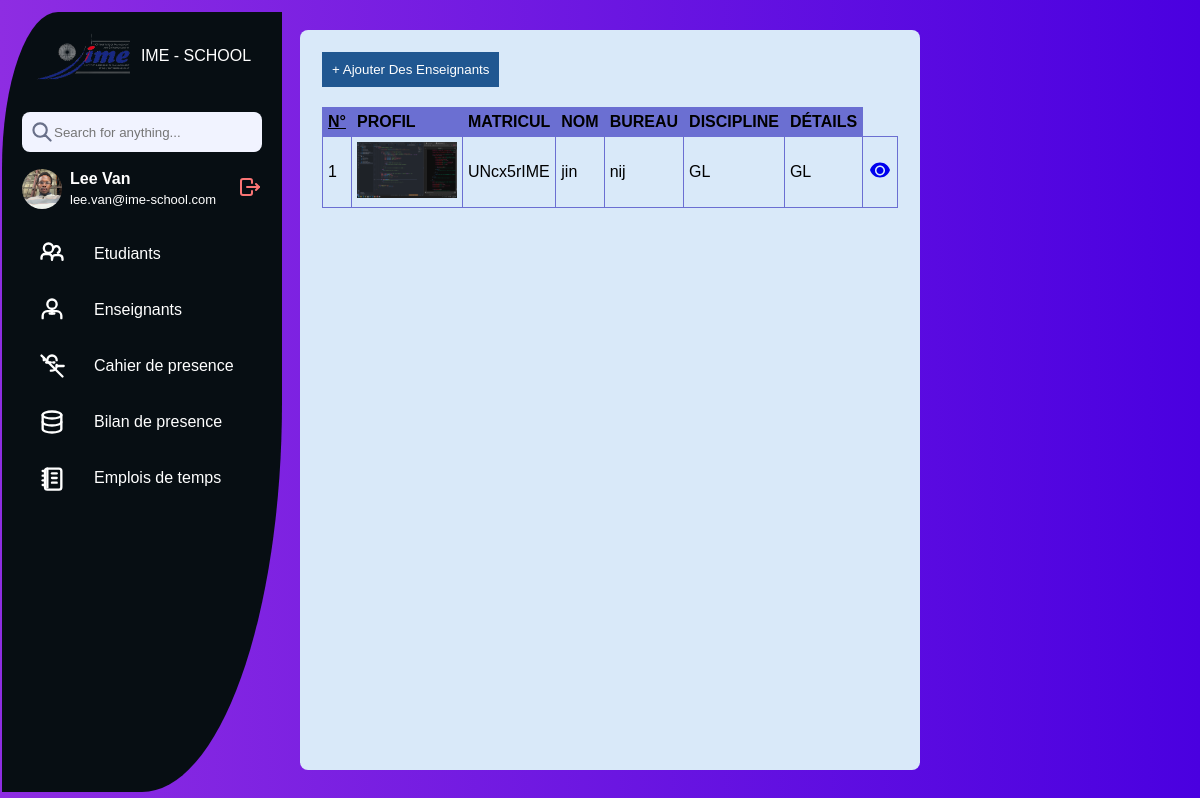
Screenshot of /pages/Enseignants/enseignant.php with the database file from the repository.
### tables this page shows
CREATE TABLE `enseignant` (
  `id` int(11) NOT NULL,
  `matricul` varchar(255) NOT NULL,
  `nom` varchar(255) NOT NULL,
  `prenom` varchar(255) NOT NULL,
  `date_nais` date NOT NULL,
  `telephone` varchar(255) NOT NULL,
  `email` varchar(255) NOT NULL,
  `bureau` varchar(255) NOT NULL,
  `departement` varchar(255) NOT NULL,
  `discipline` varchar(255) NOT NULL,
  `image` varchar(255) NOT NULL
);

### pages/Enseignants/enseignant.php (the view, shortened to what this page needs)
<!DOCTYPE html>
<html lang="fr">
<head>
    <link rel="stylesheet" href="style_enseignant.css">
</head>
<body>
    <aside>
        <div class="sidebar-top">
            <a href="#" class="logo__wrapper">
                <img src="../../assets/images/imelogos.png" alt="Logo" class="logo-small">
                <span class="hide">
                IME - SCHOOL
                </span>
            </a>
        </div>
        <div class="search__wrapper">
            <input type="search" placeholder="Search for anything...">
        </div>
        <div class="user-info">
            <div class="sidebar__profile">
                <div class="avatar__wrapper">
                    <img class="avatar" src="../../assets/images/leevan.jpg" alt="Joe Doe Picture">
            </div>
            <section class="avatar__name hide">
                <div class="user-name">Lee Van</div>
                <div class="email">lee.van@ime-school.com</div>
            </section>
            <a href="#logout" class="logout">
            </a>
        </div>
        <div class="sidebar-links">
            <ul class="menu">
            <li>
              <a href="../Etudiants/etudiant.php" title="Sector" class="tooltip" class="menu-button active" onclick="handleClick(this)">
                  <span class="link hide">Etudiants</span>
              </a>
          </li>
          <li>
            <a href="../Enseignants/enseignant.php" title="Absence" class="tooltip" class="menu-button" onclick="handleClick(this)">
                <span class="link hide">Enseignants</span>
            </a>
          </li>
          <li>
            <a href="../Cahier_de_presence/cahier_de_presence.php" title="Users" class="tooltip" class="menu-button" onclick="handleClick(this)">
              <span class="link hide">Cahier de presence</span>
            </a>
          </li>
          <li>
            <a href="../Bilan_de_presence/bilan_de_presence.php" title="teacher" class="tooltip" class="menu-button" onclick="handleClick(this)">
              <span class="link hide">Bilan de presence</span>
            </a>
          </li>
          <li>
            <a href="../Emplois_de_temps/Emplois_de_temps.php" title="sector with manage presence" class="tooltip" class="menu-button" onclick="handleClick(this)">
              <span class="link hide">Emplois de temps</span>
            </a>
          </li>
            </ul>
        </div>
    </aside>
    <main>
        <div class="container">
          <button id="openModalBtn" class="add-attendance" >+ Ajouter Des Enseignants</button>
          <div id="allStudentsContent">
              <table class="students-table">
                <thead>
                    <tr style="font-family: sans-serif sans-serif; font-weight: bold; text-transform: uppercase;">
                        <th><U>N°</U></th>
                        <th>Profil</th>
                        <th>Matricul</th>
                        <th>Nom</th>
                        <th>Bureau</th>
                        <th>Discipline</th>
                        <th>Détails</th>
                    </tr>
                </thead>
                <tbody>
                <?php
                  $dsn = 'mysql:host=localhost;dbname=campus_school';
                  $username = 'root';
                  $password = '';
                  try {
                      $pdo = new PDO($dsn, $username, $password);
                      $pdo->setAttribute(PDO::ATTR_ERRMODE, PDO::ERRMODE_EXCEPTION);
                      $sql = "SELECT * FROM enseignant";
                      $stmt = $pdo->prepare($sql);
                      $stmt->execute();
                      $counter = 1;
                      while ($row = $stmt->fetch(PDO::FETCH_ASSOC)) {
                          echo "<tr>";
                          echo "<td>" . $counter++ . "</td>";
                          echo "<td><img src='{$row['image']}' width='100' alt='Image de profil'></td>";
                          echo "<td>" . htmlspecialchars($row['matricul']) . "</td>";
                          echo "<td>" . htmlspecialchars($row['nom']) . "</td>";
                          echo "<td>" . htmlspecialchars($row['prenom']) . "</td>";
                          echo "<td>" . htmlspecialchars($row['bureau']) . "</td>";
                          echo "<td>" . htmlspecialchars($row['discipline']) . "</td>";
                          echo "<td><a href='profile.php?id=" . htmlspecialchars($row['id']) . "'><svg width='24' height='24' viewBox='0 0 24 24' fill='none' xmlns='http://www.w3.org/2000/svg'><path d='M12 4.5C7.5 4.5 3.737 7.252 2 12c1.737 4.748 5.5 7.5 10 7.5s8.263-2.752 10-7.5c-1.737-4.748-5.5-7.5-10-7.5zm0 13c-2.761 0-5-2.239-5-5s2.239-5 5-5 5 2.239 5 5-2.239 5-5 5zm0-8.5c-1.93 0-3.5 1.57-3.5 3.5s1.57 3.5 3.5 3.5 3.5-1.57 3.5-3.5-1.57-3.5-3.5-3.5z' fill='currentColor'/></svg></a></td>";
                          echo "</tr>";
                      }
                  } catch (PDOException $e) {
                      echo "Erreur : " . $e->getMessage();
                  }
                  ?>
                </tbody>
            </table>
          </div>
    </div>
    </main>
</body>
</html>

### pages/Enseignants/style_enseignant.css (style rules this page uses)
:root { --primary-color: #191919; --white: #FFFFFF; --sidebar-primary: #353E47; --sidebar-primary-hover: #353E47; --sidebar-background: #070E13; --background: #F1F3FF; --text-link: #FFFFFF; --headline: #CBD1D8; --expand-button: #353E47; --logout: #FA7575; --primary: #605DFF; --primary-dark: #4a00e0; --primary-light: #5DA8FF; --secondary: #1D1D1D; --social-background: #E9E9E9; --social-background-hover: #dddddd; --text: #1F2346; --white: #FFFFFF; --violet: #8e2de2; }
* { margin: 0; padding: 0; box-sizing: border-box; }
body { font-family: Arial, sans-serif; display: flex; height: 100vh; overflow: hidden; background: var(--violet); background: -webkit-linear-gradient(to right, var(--violet), var(--primary-dark)); background: linear-gradient(to right, var(--violet), var(--primary-dark)); }
aside { background-color: var(--sidebar-background); padding: 20px; margin: 2px; height: calc(100vh - 20px); width: 280px; position: fixed; top: 10px; bottom: 0; overflow-y: auto; border-top-left-radius: 20%; border-bottom-right-radius: 50%; }
main { margin-top: 30px; margin-left: 300px; margin-right: 20px; padding: 20px; background-color: #d9e9f9; height: calc(100vh - 60px); overflow-y: auto; border-radius: 0.5rem; }
.sidebar-top { position: relative; display: flex; align-items: center; justify-content: center; flex-direction: column; overflow: hidden; padding:3 2rem; }
.logo__wrapper { display: flex; align-items: center; color: var(--text-link); font-weight: 10px; text-decoration: none; font-size: 1rem; gap: 0.5rem; padding: 0 0rem; }
.logo-small { height: 48px; width: 100px; overflow: hidden; object-fit: contain; }
.search__wrapper { padding: 0 0; position: relative; margin-top: 2rem; }
.search__wrapper input { background-color: var(--background); height: 2.5rem; width: 100%; border-radius: 0.5rem; padding: 0 0; padding-left: 2rem; flex-grow: 1; outline: none; border: none; }
.sidebar__profile { margin-top: 1rem; display: flex; align-items: center; gap: 0.5rem; flex-direction: row; padding: 0 0; color: var(--text-link); overflow-x: hidden; min-height: 2.6125rem; font-size: 100%; }
.avatar__wrapper { position: relative; display: flex; overflow: hidden; object-fit: hidden; }
.avatar { display: block; width: 2.5rem; height: 2.5rem; object-fit: cover; cursor: pointer; border-radius: 50%; }
.avatar__name { display: flex; flex-direction: column; gap: 0.25rem; white-space: nowrap; animation: fadeIn 0.2s ease-in-out; overflow: hidden; object-fit: hidden; }
.user-name { font-weight: 600; text-align: left; color: var(--text-link); animation: fadeIn 0.2s ease-in-out; overflow: hidden; object-fit: hidden; }
.email { color: var(--text-link); font-size: 0.8125rem; animation: fadeIn 0.2s ease-in-out; overflow: hidden; object-fit: hidden; }
.logout { animation: fadeIn 0.2s ease-in-out; margin-left: auto; overflow: hidden; }
.logout svg { color: var(--logout); overflow: hidden; object-fit: hidden; }
.sidebar-links { margin-top: 1rem; width: 100%; }
.sidebar-links ul { list-style-type: none; position: relative; display: flex; column-gap: 0.5rem; flex-direction: column; margin: 0; padding: 0; }
.sidebar-links li { color: var(--text-link); }
.sidebar-links li svg { stroke: var(--text-link); width: 1.; height: 1.75rem; min-width: 1.75rem; }
.sidebar-links li a { color: var(--text-link); flex-grow: 1; padding: 0 1rem; font-size: 1rem; display: flex; gap: 1.75rem; justify-content: center; align-items: center; height: 3.5rem; text-decoration: none; transition: background-color 0.2s ease-in-out; }
.sidebar-links li a .link { flex-grow: 1; overflow: hidden; white-space: nowrap; animation: fadeIn 0.2s ease-in-out; }
.tooltip { position: relative; }
.container { width: 100%; margin: 0 auto; padding: 2px; }
.add-attendance { background-color: #205791; color: white; padding: 10px 10px; border: none; cursor: pointer; margin-bottom: 20px; }
.students-table { width: 100%; border-collapse: collapse; }
.students-table th, .students-table td { border: 1px solid #6b6fd2; padding: 5px; text-align: left; }
.students-table th { background-color: #6b6fd2; }

### rows the page displays
enseignant: image (picture), matricul "UNcx5rIME", nom "jin", prenom "nij", bureau "GL", discipline "GL"
